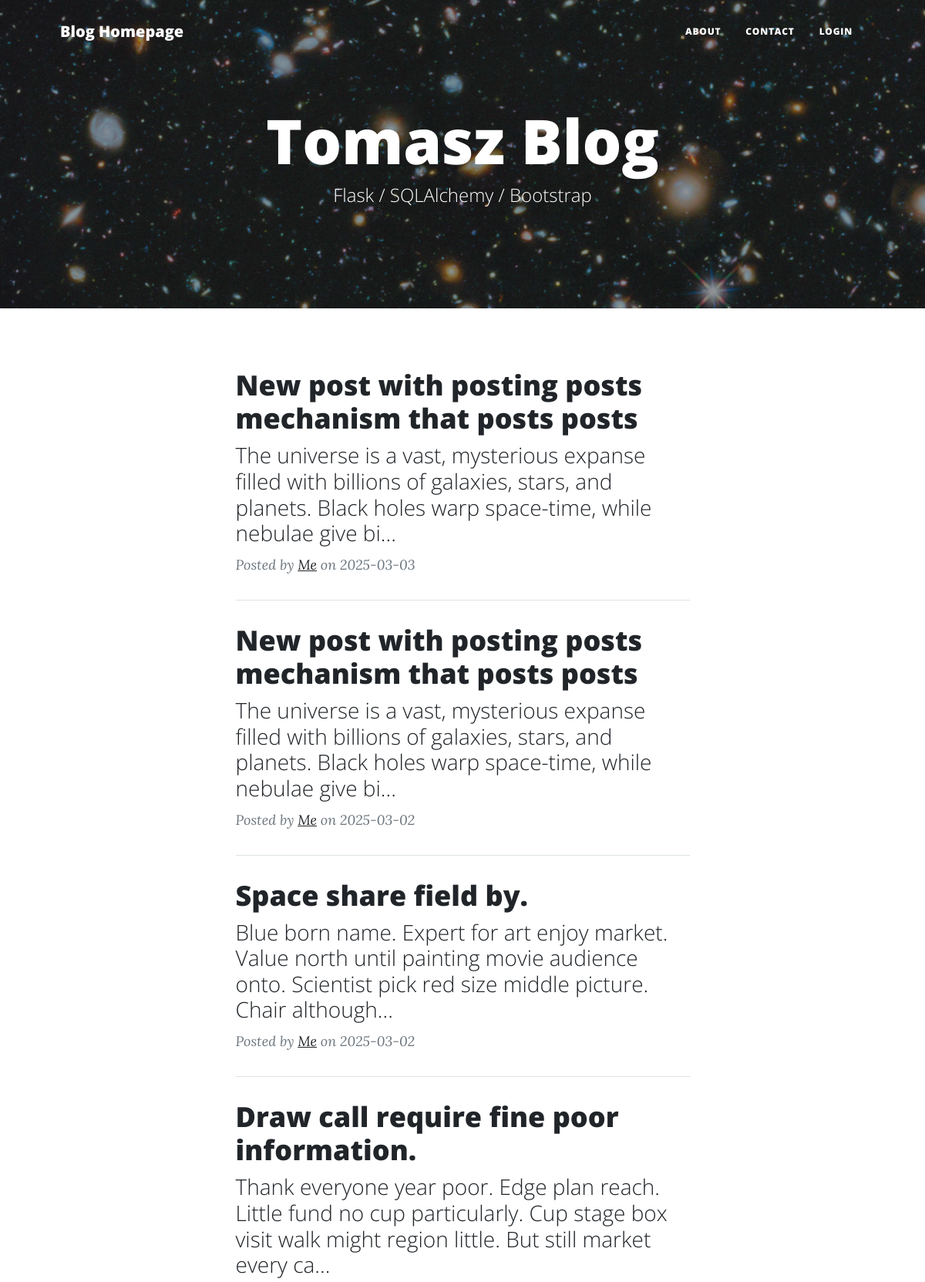
Before: / (upper part) with the older database file.
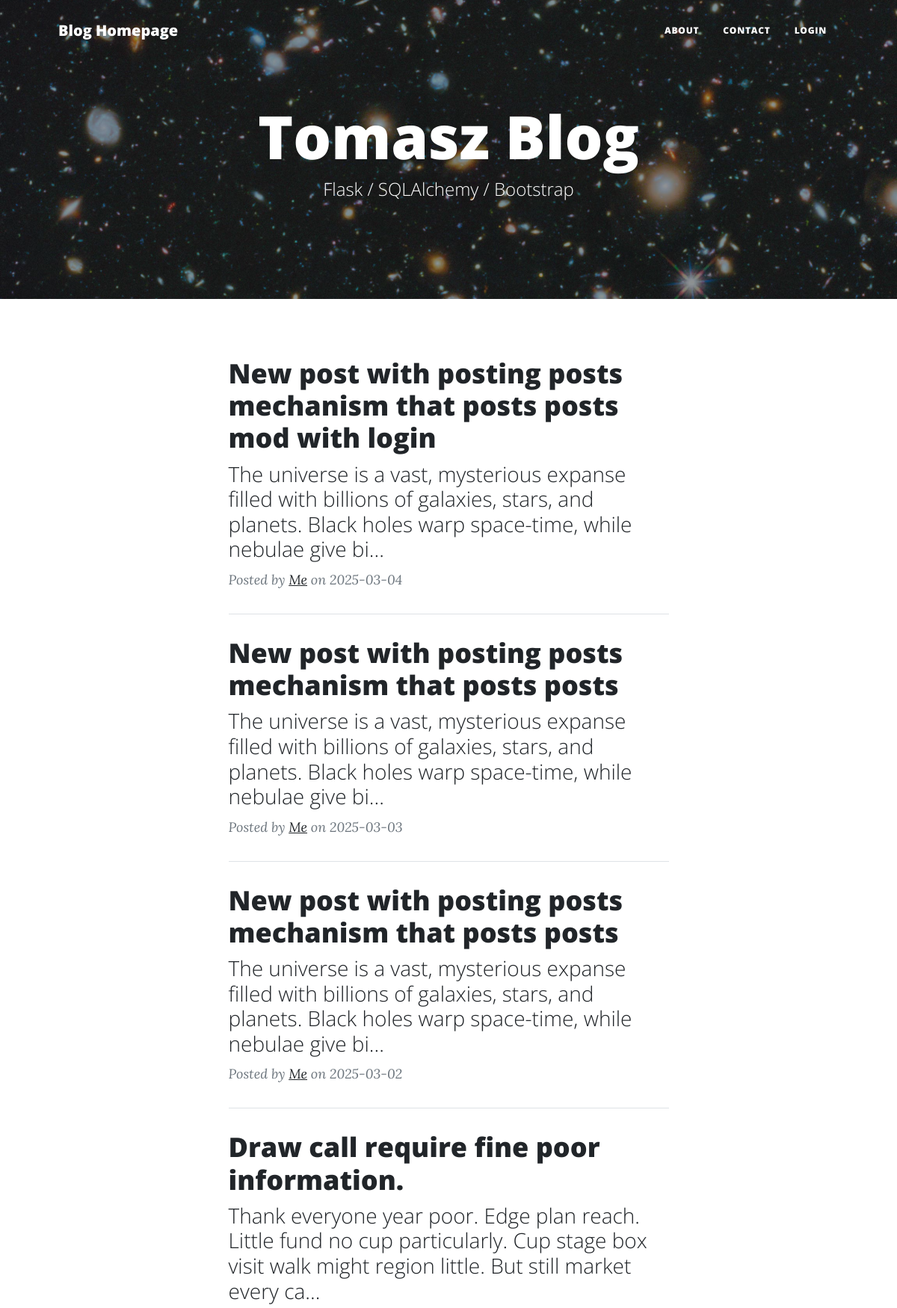
After: the same page with the newer database file.
### blog/models.py (models this page shows)
class Entry(db.Model):
   id = db.Column(db.Integer, primary_key=True)
   title = db.Column(db.String(80), nullable=False)
   body = db.Column(db.Text, nullable=False)
   pub_date = db.Column(db.DateTime, nullable=False,
       default=datetime.datetime.utcnow)
   is_published = db.Column(db.Boolean, default=False)

### blog/routes.py (the view)
@app.route("/")
def homepage():
    all_posts = Entry.query.filter_by(is_published=True).order_by(Entry.pub_date.desc())
    return render_template("home.html", all_posts=all_posts)

### blog/templates/home.html (shortened to what this page needs)
{% extends "index.html" %}
{% block content %}
<div class="container px-4 px-lg-5">
    <div class="row gx-4 gx-lg-5 justify-content-center">
        <div class="col-md-10 col-lg-8 col-xl-7">
            {% for post in all_posts %}
            <div class="post-preview">
                <a href="post.html">
                    <h2 class="post-title">{{ post.title }}</h2>
                    <h3 class="post-subtitle">{{ post.body | truncate(150, True) }}</h3>
                </a>
                <p class="post-meta d-flex justify-content-between align-items-center">
                    <span>
                        Posted by <a href="#!">Me</a> on {{ post.pub_date.strftime('%Y-%m-%d') }}
                    </span>
                </p>
            </div>
            <hr class="my-4" />
            {% else %}
            <p class="text-center">Brak wpisów.</p>
            {% endfor %}
        </div>
    </div>
</div>
{% endblock %}

### blog/templates/index.html (shortened to what this page needs)
<!DOCTYPE html>
<html lang="en">
    <head>
        <link href="{{ url_for('static', filename='css/styles.css') }}" rel="stylesheet" />
    </head>
    <body>
        <nav class="navbar navbar-expand-lg navbar-light" id="mainNav">
            <div class="container px-4 px-lg-5">
                <a class="navbar-brand" href="{{ url_for('homepage') }}">Blog Homepage</a>
                <div class="collapse navbar-collapse" id="navbarResponsive">
                    <ul class="navbar-nav ms-auto py-4 py-lg-0">
                        <li class="nav-item"><a class="nav-link px-lg-3 py-3 py-lg-4" href="about.html">About</a></li>
                        <li class="nav-item"><a class="nav-link px-lg-3 py-3 py-lg-4" href="contact.html">Contact</a></li>
                        {% if 'logged_in' in session %}
                            <li class="nav-item">
                                <a class="nav-link px-lg-3 py-3 py-lg-4" href="#" onclick="document.getElementById('logout-form').submit(); return false;">
                                    Logout
                                </a>
                                <form id="logout-form" action="{{ url_for('logout') }}" method="post" style="display: none;"></form>
                            </li>
                            <li class="nav-item"><a class="nav-link px-lg-3 py-3 py-lg-4" href="{{ url_for('handle_post') }}">Add Post</a></li>
                            <li class="nav-item"><a class="nav-link px-lg-3 py-3 py-lg-4" href="{{ url_for('drafts') }}">Post drafts</a></li>
                        {% else %}
                            <li class="nav-item"><a class="nav-link px-lg-3 py-3 py-lg-4" href="{{ url_for('login') }}">Login</a></li>
                        {% endif %}
                    </ul>
                </div>
            </div>
        </nav>
        <header class="masthead" style="background-image: url('{{ url_for('static', filename='img/home-bg.jpg') }}'); height: 300px; display: flex; align-items: center; justify-content: center; text-align: center">
            <div class="container position-relative px-4 px-lg-5">
                <div class="row gx-4 gx-lg-5 justify-content-center">
                    <div class="col-md-10 col-lg-8 col-xl-7">
                        <div class="site-heading">
                            <h1>Tomasz Blog</h1>
                            <span class="subheading">Flask / SQLAlchemy / Bootstrap</span>
                        </div>
                    </div>
                </div>
            </div>
        </header>
        {% block content %}
        {% endblock %}
    </body>
</html>

Changed rows visible on the page:
removed Entry: title "Space share field by.", body "Blue born name. Expert for art enjoy market. Value north until painting movie audience onto. Scientist pick red size middle picture. Chair although...", pub_date "2025-03-02"
added Entry: title "New post with posting posts mechanism that posts posts mod with login", body "The universe is a vast, mysterious expanse filled with billions of galaxies, stars, and planets. Black holes warp space-time, while nebulae give bi...", pub_date "2025-03-04"
